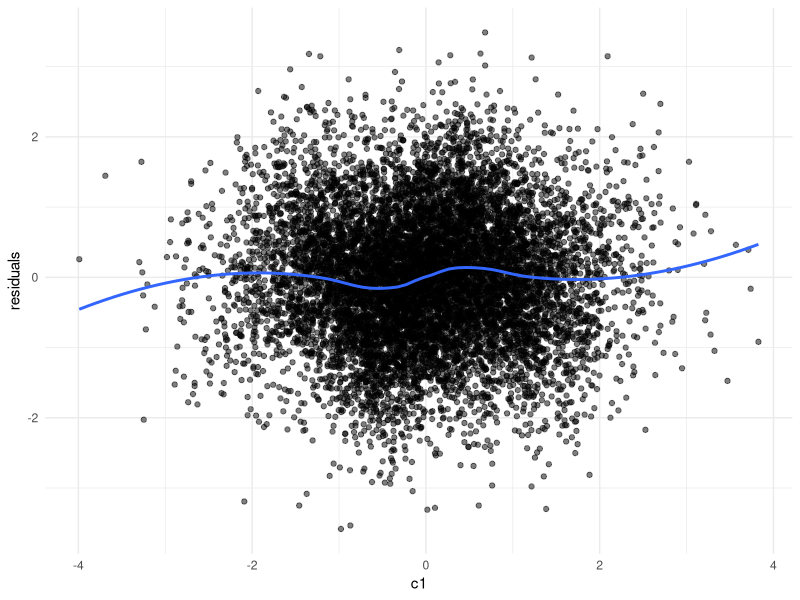

Here is the R script that generated this plot:
# reproducibility
set.seed(427) 

# load required libraries
library(mvtnorm)
library(psych)                                             # for descriptives
library(lavaan)                                            # for fitting CLPM
library(tidyverse)

### CLPM parameters ###
N <- 100000                                                # number of people
T <- 5                                                     # number of time points

ax <- 0.25                                                 # effect of X_(t-1) on X_t
ay <- 0.25                                                 # effect of Y_(t-1) on Y_t
bx <- 0.10                                                 # effect of Y_(t-1) on X_t
by <- 0.10                                                 # effect of X_(t-1) on Y_t
rho <- 0.30                                                # residual correlation of innovations
                                                          
# create the path matrix A from these effects
A <- matrix(c(ax, by, 
              bx, ay), 
            nrow = 2, byrow = TRUE)

### confounder parameters ###
k_lin <- 3                                                 # number of "linear" confounders (baseline C1..C3)

# baseline linear effects of confounders on X_t and Y_t
gamma_x_lin <- c(0.30, 0.20, 0.10)                         # effect of confounders on X_t
gamma_y_lin <- c(0.30, 0.20, 0.10)                         # effect of confounders on Y_t

# nonlinear (sinusoidal) transformation parameters
omega <- 3

# simulate base confounders: C1..C3 ~ N(0,1), independent
Psi_base <- diag(rep(1, k_lin))                            
U_lin <- rmvnorm(N, 
                 mean  = rep(0, k_lin),                    
                 sigma = Psi_base)

# build sinusoidal transforms S_j = scaled sin(omega * C_j)
U_sin <- apply(U_lin, 2, function(col) {

  z_raw <- sin(omega * col)

  z_perp <- resid(lm(z_raw ~ col))

  as.numeric(scale(z_perp, center = TRUE, scale = TRUE))
})

colnames(U_lin) <- paste0("c", 1:k_lin)                    # C1, C2, C3
colnames(U_sin) <- paste0("c", 1:k_lin, "_sin")            # S1, S2, S3

# combine linear and sinusoidal confounders
U <- cbind(U_lin, U_sin)                                   # N x k, where k = 2 * k_lin
k <- ncol(U)

Psi <- cov(U)

# effects for the sinusoidal parts on X and Y
gamma_x_sin <- c(0.15, 0.10, 0.05)
gamma_y_sin <- c(0.15, 0.10, 0.05)

# order of entries in gamma_x / gamma_y corresponds to (C1, C2, C3, S1, S2, S3)
gamma_x <- c(gamma_x_lin, gamma_x_sin)
gamma_y <- c(gamma_y_lin, gamma_y_sin)

### --- NEW: handle B or B_list --- ###

# baseline 2 x k effect matrix from all confounders to (X, Y)
B_single <- rbind(gamma_x, gamma_y)

# If the user has defined a time-varying B_list (list of length T with 2 x k matrices),
# we use that. Otherwise we fall back to a constant B over time.
if (!exists("B_list")) {
  # fallback: same B at every wave
  B_list <- replicate(T, B_single, simplify = FALSE)
}

# compute average confounder-induced variance across waves:
# S_U_t = B_t Psi B_t'
S_U_list <- lapply(B_list, function(Bt) Bt %*% Psi %*% t(Bt))
S_U <- Reduce("+", S_U_list) / length(S_U_list)

### varcov matrices ###
# we want the variance of each variable to be 1
S_target <- diag(2)                                       

# function to find the required covariance between X and Y
# such that the innovation correlation is rho

find_c <- function(A, S_U, rho) {
  f <- function(c) {

    S_target_c <- matrix(c(1, c,
                           c, 1),
                         nrow = 2, byrow = TRUE)
    
    S_dyn_c <- S_target_c - S_U
    
    Sigma_e_c <- S_dyn_c - t(A) %*% S_dyn_c %*% A
    
    v1 <- Sigma_e_c[1, 1]
    v2 <- Sigma_e_c[2, 2]
    cov12 <- Sigma_e_c[1, 2]
    corr_e <- cov12 / sqrt(v1 * v2)
    
    corr_e - rho
  }

  uniroot(f, interval = c(-0.99, 0.99))$root
}

# use the function to find the required covariance between X and Y
c_stat <- find_c(A, S_U, rho)

# overwrite S_target to include the stationary covariance between X and Y
S_target <- matrix(c(1, c_stat,
                     c_stat, 1),
                   nrow = 2, byrow = TRUE)

# variance by the dynamic process:
S_dyn <- S_target - S_U

# check positive semidefinite
eS <- eigen((S_dyn + t(S_dyn))/2)$values
eS[eS < 1e-10]

# innovation covariance matrix
Sigma_e <- S_dyn - t(A) %*% S_dyn %*% A
Sigma_e <- (Sigma_e + t(Sigma_e))/2

# For t = 1, no carryover
Sigma_e1 <- S_dyn
Sigma_e1 <- (Sigma_e1 + t(Sigma_e1))/2

#  for t = 1: no lag yet, so Ddyn = e1 with Sigma_e1
Ddyn <- rmvnorm(N,
  mean  = c(0,0),
  sigma = Sigma_e1)

# initialise df with N rows and 2*T + k columns. 2*T for X and Y, k for confounders
df <- matrix(NA, nrow = N, ncol = 2*T + k)
colnames(df) <- c(paste0("x", 1:T),
                  paste0("y", 1:T),
                  colnames(U))

# save the confounders (C1..C3 and S1..S3)
df[, (2*T + 1):(2*T + k)] <- U

# --- NEW: use B_list[[1]] for wave 1 ---
obs1 <- Ddyn + U %*% t(B_list[[1]])

df[, 1]    <- obs1[, 1] 
df[, 1+T ] <- obs1[, 2]

# subsequent waves
for(i in 2:T){ 
  Ddyn <- Ddyn %*% t(A) + rmvnorm(N, sigma = Sigma_e) 
  
  # --- NEW: use B_list[[i]] for wave i ---
  obs  <- Ddyn + U %*% t(B_list[[i]]) 
  
  df[, i]    <- obs[, 1] 
  df[, i+T ] <- obs[, 2] 
}

df <- as.data.frame(df)

# checks
round(apply(df, 2, var), 3)
sigma <- cov(df)
round(sigma, 3)
describe(df)

# quick residual check for nonlinearity
df_sample <- df[sample(1:nrow(df), 10000), ]
lm_fit <- lm(x1 ~ c1, data = df_sample)
residuals <- lm_fit$residuals

ggplot(df_sample, aes(x = c1, y = residuals)) +
  geom_point(alpha = 0.5) +
  geom_smooth(method = "loess", se = FALSE) +
  theme_minimal()

# write out the data
# write.csv(df, file = "Thesis/Code/Data/Data_Sim_Sin_Pop.csv", row.names = FALSE)
